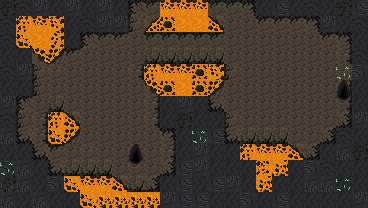

A 2D game scene composited from a Tiled map and its tileset images. What follows is a short description and the map's XML, with every tile layer's data as written:
An orthogonal 23x13 tile map with 16x16 px tiles, 3 tile layers (Tile Layer 1, Tile Layer 2, Tile Layer 3), 3 tilesets and 4 objects (player_spawn, level_exit, pickaxe, rock).

<map version="1.10" tiledversion="1.10.2" orientation="orthogonal" renderorder="right-down" width="23" height="13" tilewidth="16" tileheight="16" infinite="0" nextlayerid="5" nextobjectid="7">
 <tileset firstgid="1" source="Dungeon_Tileset_v2.tsx" />
 <tileset firstgid="101" source="cave_crawler.tsx" />
 <tileset firstgid="326" source="cave_crawler_v2.tsx" />
 <layer id="1" name="Tile Layer 1" width="23" height="13">
  <data encoding="csv">
420,420,420,420,420,0,2684354981,0,421,421,371,371,371,421,421,421,0,0,0,2684354980,2684354980,2684354980,2684354980,
420,371,371,371,420,420,2684354981,161,386,371,371,371,371,371,386,386,161,161,161,162,420,2684354980,2684354980,
420,371,371,371,0,404,0,386,386,404,404,404,404,404,386,386,386,386,386,386,162,162,420,
420,0,371,371,386,386,386,386,386,386,386,386,386,386,386,386,386,386,386,386,386,162,0,
0,161,386,386,386,386,386,386,386,371,371,371,371,371,386,386,386,386,386,386,386,386,0,
0,161,402,386,386,386,386,386,386,371,371,371,371,371,386,386,386,386,386,386,386,401,0,
0,402,386,386,386,386,386,386,386,162,420,420,420,386,386,386,386,386,386,386,386,401,0,
386,402,162,371,371,386,386,386,386,162,420,420,420,420,161,386,386,386,386,386,386,162,420,
1610613158,402,161,371,371,386,386,386,386,386,386,420,420,420,161,162,386,386,386,386,403,420,420,
1610613158,386,402,161,386,386,386,386,386,386,386,420,420,420,420,371,371,371,371,403,0,420,420,
3221225908,386,162,162,162,162,162,386,386,386,386,420,420,420,420,420,371,371,0,0,0,343,420,
1610613157,3221225908,386,161,371,371,371,371,161,162,420,420,386,420,420,420,371,0,420,420,420,0,420,
0,2684354981,3221225908,0,0,371,371,371,371,371,2684354981,420,3221225893,0,0,0,3221225894,421,420,420,420,420,420
</data>
 </layer>
 <layer id="2" name="Tile Layer 2" width="23" height="13">
  <data encoding="csv">
343,2684354980,2684354981,0,2684354981,420,2684354981,420,407,404,327,327,327,404,404,2684354967,420,3221225893,420,2684354980,3221225892,343,3221225893,
2684354980,326,327,328,420,2684354980,2684354981,2684354981,402,416,342,0,0,417,0,0,404,404,404,2684354967,2684354981,3221225892,2684354980,
2684354980,356,0,343,420,407,404,404,0,0,0,0,0,0,0,0,0,0,0,0,404,2684354967,420,
420,420,431,432,404,0,0,0,0,403,403,403,403,403,0,0,0,0,0,0,0,401,2684354980,
2684354980,2684354981,402,386,0,0,0,0,401,326,327,327,342,328,402,0,0,0,0,0,0,375,421,
420,420,0,0,0,0,0,0,0,431,342,0,342,432,0,0,0,0,0,0,0,391,420,
2684354981,407,0,403,0,0,0,0,0,401,420,2684354981,0,1610613143,0,0,0,0,0,0,0,406,420,
2684354980,0,401,326,417,0,0,0,0,401,0,343,0,3221225892,402,0,0,0,0,0,0,3221225879,2684354981,
1610613157,1610613143,401,356,432,0,0,0,0,0,2684354967,0,3221225893,3221225893,1610613143,403,403,403,0,0,3221225879,2684354980,420,
3221225892,420,1610613143,404,0,386,0,0,391,0,401,0,2684354981,0,0,326,327,327,417,3221225879,420,1610613157,343,
421,1610613157,420,1610613143,403,403,403,0,406,0,3221225879,3221225893,2684354981,0,0,0,341,358,420,421,2684354980,420,420,
343,1610613157,3221225892,421,356,327,327,417,403,3221225879,0,3221225893,3221225892,3221225893,2684354981,0,358,420,420,1610613157,1610613157,420,420,
1610613157,3221225892,1610613157,420,420,356,357,357,357,357,0,3221225893,3221225893,420,420,421,420,3221225893,420,420,420,420,2684354981
</data>
 </layer>
 <layer id="4" name="Tile Layer 3" width="23" height="13">
  <data encoding="csv">
0,0,0,0,0,0,0,0,0,0,0,0,0,0,0,0,0,0,0,0,0,0,0,
0,0,0,0,0,0,0,0,0,0,0,0,0,0,0,0,0,0,0,0,0,0,0,
0,0,0,0,0,0,0,0,0,0,0,0,0,0,0,0,0,0,0,0,0,0,0,
0,0,0,0,0,0,0,0,0,0,0,0,0,0,0,0,0,0,0,0,0,0,0,
0,0,0,0,0,0,0,0,0,0,0,0,0,0,0,0,0,0,0,0,0,0,0,
0,0,0,0,0,0,0,0,0,0,0,0,0,0,0,0,0,0,0,0,0,0,0,
0,0,0,0,0,0,0,0,0,0,0,0,0,0,0,0,0,0,0,0,0,0,0,
0,0,0,0,0,0,0,0,0,0,0,0,0,0,0,0,0,0,0,0,0,0,0,
0,0,0,0,0,0,0,0,0,0,0,0,375,0,0,0,0,0,0,0,0,0,0,
0,0,0,0,0,0,0,0,0,0,0,0,0,0,0,0,0,0,0,0,0,0,0,
375,0,0,0,0,0,0,0,0,0,0,0,0,0,0,0,0,0,0,0,0,0,0,
0,0,0,0,0,0,0,0,0,0,0,0,0,0,0,0,0,0,0,0,0,375,0,
0,0,0,0,0,0,0,0,0,0,0,0,0,0,0,0,0,0,0,0,0,0,0
</data>
 </layer>
 <objectgroup id="3" name="Object Layer 1">
  <object id="1" name="player_spawn" x="135.004" y="155.234">
   <point />
  </object>
  <object id="3" name="level_exit" x="344.035" y="92.11">
   <point />
  </object>
  <object id="4" name="pickaxe" x="32.9958" y="124.647">
   <point />
  </object>
  <object id="5" name="rock" x="184.17" y="49.2701">
   <point />
  </object>
 </objectgroup>
</map>
